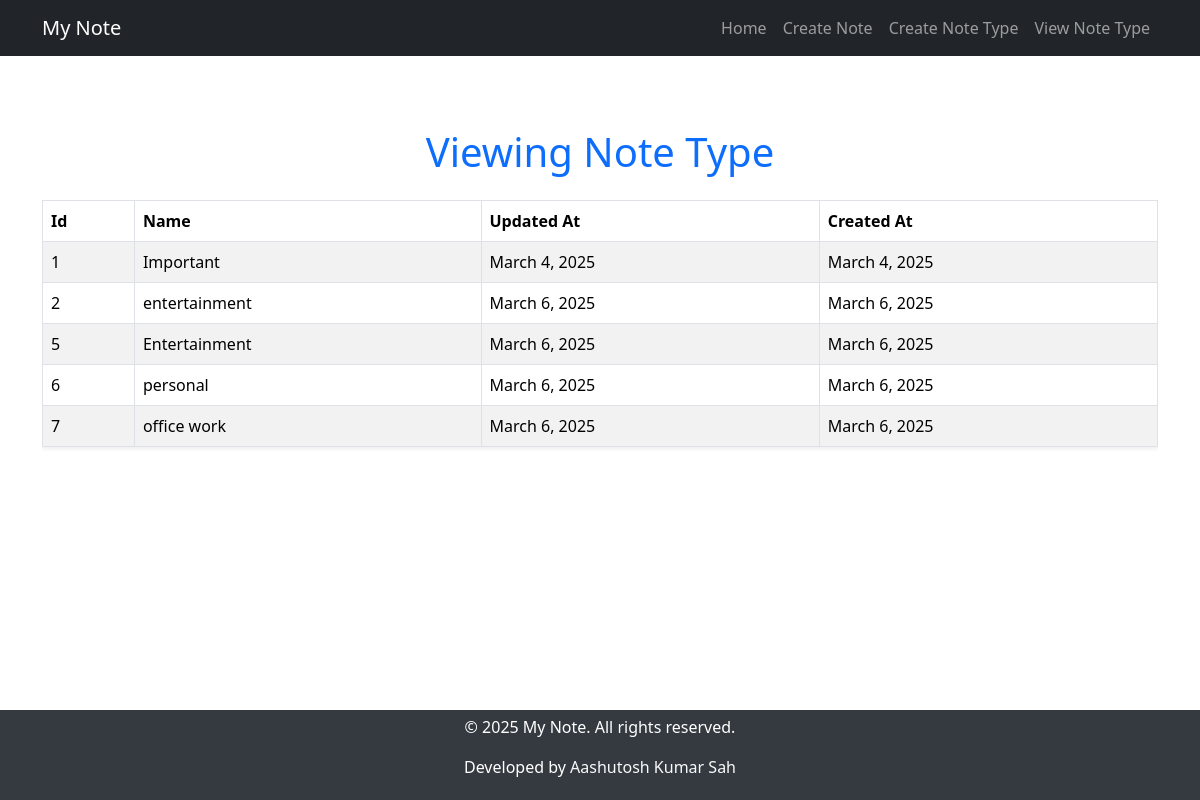
The app's page /view-notetype/ with its own data.
### base/models.py (models this page shows)
class NoteType(models.Model):
    name = models.CharField(max_length=200)
    created_at = models.DateField(auto_now_add=True)
    updated_at = models.DateField(auto_now=True)

### base/views.py (the view)
# urls.py: path('view-notetype/', view_notetype, name = 'view_note_type'),
def view_notetype(request):
    notesType_obj = NoteType.objects.all()
    return render(request, 'view_notetype.html', context={'notesType': notesType_obj})

### templates/view_notetype.html
{% include "header.html" %}
<div class="container mt-5">
    <h1 class="mb-4 text-center text-primary">Viewing Note Type</h1>
    <div class="table-responsive">
        <table class="table table-striped table-bordered table-hover shadow-sm">
            <thead class="thead-dark">
                <tr>
                    <th scope="col">Id</th>
                    <th scope="col">Name</th>
                    <th scope="col">Updated At</th>
                    <th scope="col">Created At</th>
                </tr>
            </thead>
            <tbody>
                {% for i in notesType %}
                    <tr>
                        <td>{{i.id}}</td>
                        <td>{{i.name}}</td>
                        <td>{{i.updated_at}}</td>
                        <td>{{i.created_at}}</td>
                    </tr>
                {% endfor %}
            </tbody>
        </table>
    </div>
</div>
{% include "footer.html" %}

### templates/header.html (shortened to what this page needs)
 {% load static %}
 <!DOCTYPE html>
<html lang="en">
<head>
    <link href="https://cdn.jsdelivr.net/npm/bootstrap@5.3.3/dist/css/bootstrap.min.css" rel="stylesheet">
</head>
<body>
    <nav class="navbar navbar-expand-lg navbar-dark bg-dark">
        <div class="container">
            <a class="navbar-brand" href="{% url 'home' %}">My Note</a>
            <div class="collapse navbar-collapse" id="navbarNav">
                <ul class="navbar-nav ms-auto">
                    <li class="nav-item">
                        <a class="nav-link" href="{% url 'home' %}">Home</a>
                    </li>
                    <li class="nav-item">
                        <a class="nav-link" href="{% url 'create_note' %}">Create Note</a>
                    </li>
                    <li class="nav-item">
                        <a class="nav-link" href="{% url 'create_note_type' %}">Create Note Type</a>
                    </li>
                    <li class="nav-item">
                        <a class="nav-link" href="{% url 'view_note_type' %}">View Note Type</a>
                    </li>
                </ul>
            </div>
        </div>
    </nav>

### templates/footer.html (shortened to what this page needs)
{% load static %}
<footer class="footer mt-auto">
    <div class="container">
        <p>&copy; 2025 My Note. All rights reserved.</p>
        <p>Developed by <a href="#" class="text-light">Aashutosh Kumar Sah</a></p>
    </div>
</footer>
</body>
</html>

### templates/header.html (style rules this page uses)
html, body { height: 100%; margin: 0; display: flex; flex-direction: column; }
.footer { background-color: #343a40; color: white; text-align: center; padding: 5px 0; position: relative; bottom: 0; width: 100%; }
.footer a { color: #f8f9fa; text-decoration: none; }

### records on screen
NoteType: id "1", name "Important", updated_at "March 4, 2025", created_at "March 4, 2025"
NoteType: id "2", name "entertainment", updated_at "March 6, 2025", created_at "March 6, 2025"
NoteType: id "5", name "Entertainment", updated_at "March 6, 2025", created_at "March 6, 2025"
NoteType: id "6", name "personal", updated_at "March 6, 2025", created_at "March 6, 2025"
NoteType: id "7", name "office work", updated_at "March 6, 2025", created_at "March 6, 2025"
